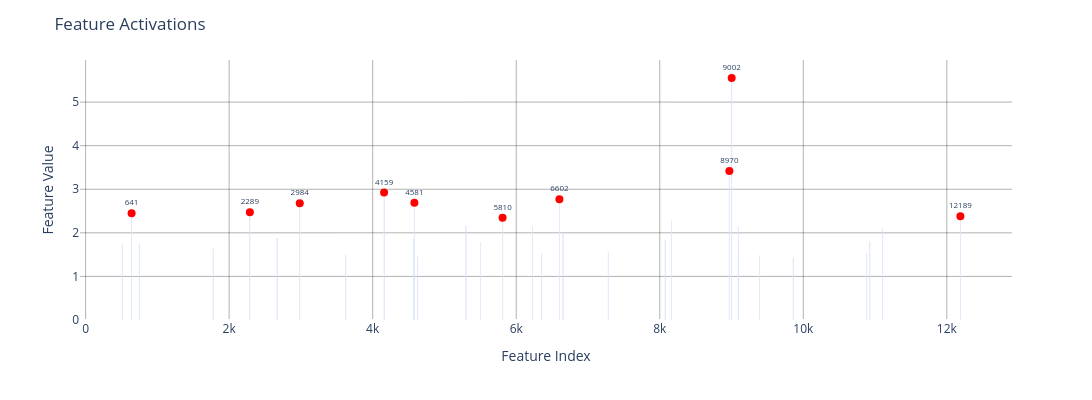

Notebook code cell kept with this figure:
### Code cell
top_indices, ggg = plot_act_distribution(
    feature_activations,
    n_top=10
)

# sort the top indices by their ggg values
top_indices = [x for _, x in sorted(zip(ggg, top_indices), reverse=True)]
top_indices = [x.item() for x in top_indices]
print("Top indices sorted by activation value:")
print(top_indices)
# print(sorted_top_indices)

### Figure 1 — Plotly figure (JSON) as saved in the notebook; plotly's stock layout.template omitted (floating-point values rounded to 4 significant figures)
{"data": [{"alignmentgroup": "True", "hovertemplate": "index=%{x}<br>value=%{y}<extra></extra>", "legendgroup": "", "marker": {"color": "#636efa", "pattern": {"shape": ""}}, "name": "", "offsetgroup": "", "orientation": "v", "showlegend": false, "textposition": "auto", "type": "bar", "x": [510, 641, 748, 1778, 2289, 2668, 2984, 3627, 4159, 4567, 4581, 4627, 5300, 5501, 5810, 6227, 6355, 6602, 6652, 7282, 8075, 8163, 8970, 9002, 9094, 9097, 9391, 9858, 10883, 10927, 11106, 12189], "xaxis": "x", "y": [1.735, 2.451, 1.759, 1.633, 2.474, 1.88, 2.679, 1.487, 2.923, 1.856, 2.692, 1.456, 2.165, 1.777, 2.349, 2.153, 1.533, 2.768, 2.001, 1.567, 1.837, 2.285, 3.417, 5.553, 2.144, 1.535, 1.478, 1.431, 1.536, 1.809, 2.099, 2.383], "yaxis": "y"}, {"marker": {"color": "red", "size": 8}, "mode": "markers+text", "showlegend": false, "text": ["5810", "12189", "641", "2289", "2984", "4581", "6602", "4159", "8970", "9002"], "textfont": {"size": 8}, "textposition": "top center", "type": "scatter", "x": [5810, 12189, 641, 2289, 2984, 4581, 6602, 4159, 8970, 9002], "y": [2.349, 2.383, 2.451, 2.474, 2.679, 2.692, 2.768, 2.923, 3.417, 5.553]}], "layout": {"barmode": "relative", "height": 400, "legend": {"tracegroupgap": 0}, "margin": {"t": 60}, "plot_bgcolor": "rgba(255,255,255,1)", "title": {"text": "Feature Activations"}, "width": 1200, "xaxis": {"anchor": "y", "domain": [0, 1], "gridcolor": "rgba(0,0,0,0.3)", "gridwidth": 1, "showgrid": true, "title": {"text": "Feature Index"}}, "yaxis": {"anchor": "x", "domain": [0, 1], "gridcolor": "rgba(0,0,0,0.3)", "gridwidth": 1, "showgrid": true, "title": {"text": "Feature Value"}}}}
